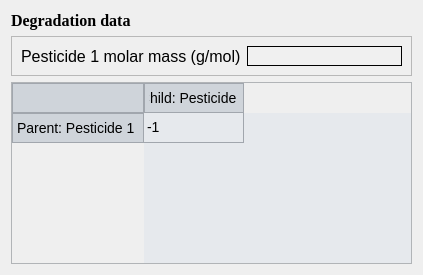
<?xml version="1.0" encoding="UTF-8"?>
<ui version="4.0">
 <class>Dialog</class>
 <widget class="QDialog" name="Dialog">
  <property name="windowModality">
   <enum>Qt::NonModal</enum>
  </property>
  <property name="geometry">
   <rect>
    <x>0</x>
    <y>0</y>
    <width>423</width>
    <height>275</height>
   </rect>
  </property>
  <property name="windowTitle">
   <string>Dialog</string>
  </property>
  <property name="styleSheet">
   <string notr="true">QLabel {
    font-family: 'Georgia'; /* Cambiar la fuente a Georgia */
    font-size: 16px; /* Cambiar el tamaño de la fuente */
    color: #000000; /* Color del texto (blanco) */
}

QLineEdit {
    font-family: 'Georgia'; /* Cambiar la fuente a Georgia */
    font-size: 14px; /* Cambiar el tamaño de la fuente */
    color: #000000; /* Color del texto (blanco) */
    background-color: #f0f0f0; /* Color de fondo del QLineEdit */
    border: 1px solid #000000; /* Borde blanco */
}

QComboBox {
    font-family: 'Georgia'; /* Cambiar la fuente a Georgia */
    font-size: 14px; /* Cambiar el tamaño de la fuente */
    color: #000000; /* Color del texto (blanco) */
    background-color: #cfd4da; /* Fondo oscuro del ComboBox */
}

QRadioButton {
    font-family: 'Georgia'; /* Cambiar la fuente a Georgia */
    font-size: 14px; /* Cambiar el tamaño de la fuente */
    color: #000000; /* Color del texto (blanco) */
}

QCheckBox {
    font-family: 'Georgia'; /* Cambiar la fuente a Georgia */
    font-size: 14px; /* Cambiar el tamaño de la fuente */
    color: #000000; /* Color del texto (blanco) */
}

/* Cambiar la fuente y estilo de los QPushButton */
QPushButton {
    font-family: 'Georgia'; /* Cambiar la fuente */
    font-size: 14px; /* Cambiar el tamaño de la fuente */
    color: #000000; /* Color del texto negro */
    background-color: #cfd4da; /* Fondo gris claro */
    border: 1px solid #a1a6ad; /* Borde gris medio */
    border-radius: 5px; /* Bordes redondeados */
    padding: 5px; /* Espaciado interno */
}

/* Estilo cuando el ratón pasa sobre el botón */
QPushButton:hover {
    color: #000000; /* Mantener el texto negro */
    background-color: #b7bcc3; /* Fondo gris un poco más oscuro al pasar el mouse */
}

/* Estilo cuando el botón está presionado */
QPushButton:pressed {
    background-color: #a6acb3; /* Fondo ligeramente más oscuro al presionar */
    color: #000000; /* Mantener el texto negro cuando se presiona */
}



/* Estilo general para QTableWidget y QTableView */
QTableWidget, QTableView {
    font-family: 'Georgia'; /* Cambiar la fuente a Georgia */
    font-size: 14px; /* Tamaño de la fuente */
    color: #000000; /* Color del texto negro */
    background-color: #e6e9ed; /* Fondo gris claro para la tabla */
    gridline-color: #a1a6ad; /* Color de las líneas de la tabla (gris medio) */
    selection-background-color: #b7bcc3; /* Color de fondo cuando se selecciona una celda (gris suave) */
    selection-color: #000000; /* Color del texto cuando la celda está seleccionada (negro) */
}

/* Estilo para el encabezado horizontal de la tabla */
QHeaderView::section {
    font-family: 'Georgia'; /* Cambiar la fuente a Georgia */
    font-size: 14px; /* Tamaño de la fuente */
    color: #000000; /* Color del texto negro */
    background-color: #cfd4da; /* Fondo gris claro del encabezado */
    border: 1px solid #a1a6ad; /* Borde gris medio entre las secciones */
    padding: 4px; /* Espaciado interno en el encabezado */
}

/* Estilo para las celdas de la tabla al pasar el mouse */
QTableWidget::item:hover, QTableView::item:hover {
    background-color: #b7bcc3; /* Fondo gris suave al pasar el mouse */
    color: #000000; /* Mantener el texto negro */
}

/* Estilo para las celdas cuando están seleccionadas */
QTableWidget::item:selected, QTableView::item:selected {
    background-color: #a6acb3; /* Fondo gris intermedio cuando está seleccionado */
    color: #000000; /* Texto negro cuando está seleccionado */
}

/* Ajustar el tamaño de las celdas */
QTableWidget::item, QTableView::item {
    padding: 4px; /* Espaciado interno de las celdas */
}

/* Estilo para el borde inferior de la tabla */
QTableCornerButton::section {
    background-color: #cfd4da; /* Fondo del botón de esquina */
    border: 1px solid #a1a6ad; /* Borde gris medio del botón de esquina */
}</string>
  </property>
  <layout class="QGridLayout" name="gridLayout">
   <item row="0" column="0">
    <widget class="QLabel" name="label_27">
     <property name="font">
      <font>
       <family>Georgia</family>
       <pointsize>-1</pointsize>
       <weight>75</weight>
       <bold>true</bold>
      </font>
     </property>
     <property name="styleSheet">
      <string notr="true">font-weight: bold;</string>
     </property>
     <property name="text">
      <string>Degradation data</string>
     </property>
    </widget>
   </item>
   <item row="1" column="0">
    <widget class="QFrame" name="frame">
     <property name="sizePolicy">
      <sizepolicy hsizetype="Preferred" vsizetype="MinimumExpanding">
       <horstretch>0</horstretch>
       <verstretch>0</verstretch>
      </sizepolicy>
     </property>
     <property name="minimumSize">
      <size>
       <width>0</width>
       <height>0</height>
      </size>
     </property>
     <property name="maximumSize">
      <size>
       <width>411</width>
       <height>16777215</height>
      </size>
     </property>
     <property name="frameShape">
      <enum>QFrame::StyledPanel</enum>
     </property>
     <property name="frameShadow">
      <enum>QFrame::Raised</enum>
     </property>
     <layout class="QGridLayout" name="gridLayout_3">
      <item row="0" column="0">
       <layout class="QGridLayout" name="gridLayout_2">
        <item row="0" column="0">
         <widget class="QLabel" name="label_pesticide_1_molar_mass">
          <property name="text">
           <string>Pesticide 1 molar mass (g/mol)</string>
          </property>
         </widget>
        </item>
        <item row="0" column="1">
         <widget class="QLineEdit" name="pesticide_1_molar_mass">
          <property name="text">
           <string/>
          </property>
          <property name="alignment">
           <set>Qt::AlignCenter</set>
          </property>
         </widget>
        </item>
       </layout>
      </item>
     </layout>
    </widget>
   </item>
   <item row="2" column="0">
    <widget class="QTableWidget" name="table_degradations">
     <row>
      <property name="text">
       <string>Parent: Pesticide 1</string>
      </property>
     </row>
     <column>
      <property name="text">
       <string>Child: Pesticide 1</string>
      </property>
     </column>
     <item row="0" column="0">
      <property name="text">
       <string>-1</string>
      </property>
     </item>
    </widget>
   </item>
  </layout>
 </widget>
 <resources/>
 <connections/>
</ui>
